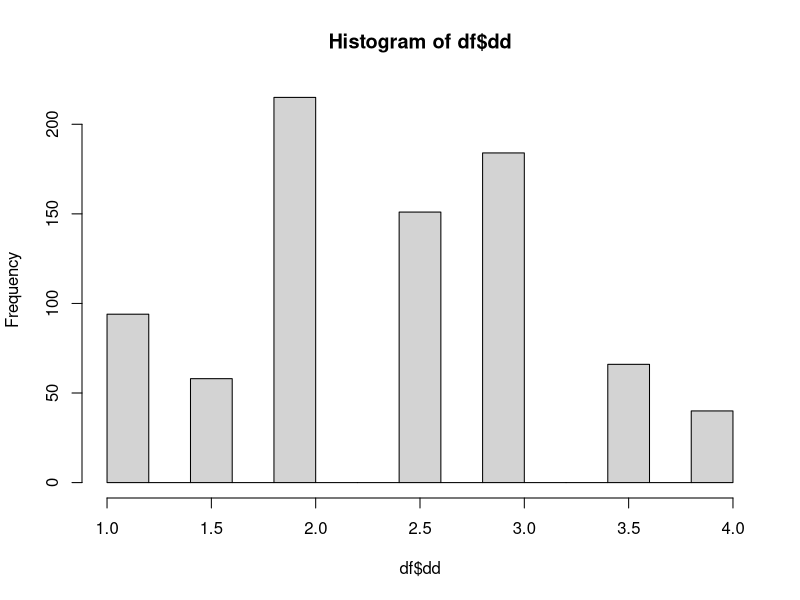

Reproduce this figure in R. (Note: this script raises an error after producing the figure.)
# Librerías

library(tidyverse)
library(psych)


# Cargar datos

wvs <- read.csv("ipo/input/Datos/wvs.csv", header = T, sep = ";")

df <- wvs %>% dplyr::select(c(D_INTERVIEW, N_REGION_ISO,
                              Q27, Q48, Q109, Q182, Q185, 
                              Q186, Q246, Q247, Q249, Q257, Q150, Q177, Q178, #LCA
                              Q45, Q46, Q106, Q131, Q176, Q199, Q222, Q240, # otras variables
                              Q235, Q236, Q238, Q250, # democracia
                              Q260, Q262, Q274, Q275, Q281, Q288, Q289, G_TOWNSIZE2,
                              H_SETTLEMENT)) %>% #demográficos
  mutate(across(c(Q48, Q27, Q109, Q182, Q185, 
                            Q186, Q246, Q247, Q249, Q257, Q150, Q177, Q178,
                            Q45, Q46, Q106, Q131, Q176, Q199, Q222,
                            Q235, Q236, Q238, Q250,
                            Q260, Q262, Q274, Q275, Q281, Q288, Q289),~ifelse(.<0, NA, .))) 

# Análisis descriptivo

df$Q235 <- factor(df$Q235, levels=(c(1,2,3,4)), labels=c("Muy Bueno", "Bueno", "Malo", "Muy Malo"))
df$Q236 <- factor(df$Q236, levels=(c(1,2,3,4)), labels=c("Muy Bueno", "Bueno", "Malo", "Muy Malo"))

lf <- df %>% group_by(Q235) %>% filter(Q235!=is.na(Q235)) %>% summarise(D_INTERVIEW= n()) %>%
  mutate("Líder Fuerte"= round((D_INTERVIEW/sum(D_INTERVIEW)*100),2)) %>% rename("Categoría" = Q235)
ex <- df %>% group_by(Q236) %>% filter(Q236!=is.na(Q235)) %>% summarise(D_INTERVIEW= n()) %>%
  mutate("Expertos"= round((D_INTERVIEW/sum(D_INTERVIEW)*100),2)) %>% rename("Categoría" = Q236)

tabla4 <- merge(lf, ex, by="Categoría") %>% 
  dplyr::select(c("Categoría", "Líder Fuerte", "Expertos")) %>% arrange(Categoría)

tabla4
# El Apoyo a un Líder fuerte es intermedio. 44% cree que es bueno o muy bueno
# El Apoyo a que expertos tomen decisiones es algo mayor: 49% cree que es bueno o muy bueno

df<- df %>% mutate(across(c(Q235, Q236), ~case_when(.=="Muy Bueno" ~ 4,
                                                       .=="Bueno" ~ 3,
                                                       .=="Malo" ~ 2,
                                                       .=="Muy Malo" ~ 1))) %>%
  mutate(dd= (Q235+Q236)/2)


psych::describe(df$dd, na.rm=T) # En promedio, los niveles de apoyo se encuentran en 2.39
# El 50% de los casos muestra niveles de apoyo superiores a 2.5

tab5<- df %>% mutate(dd_cat = case_when(dd<2 ~ "Bajo",
                                        dd>=2 & dd<=3 ~ "Medio",
                                        dd>3 ~ "Alto")) %>%
  group_by(dd_cat) %>% filter(dd_cat!=is.na(dd_cat)) %>% summarise(D_INTERVIEW = n()) %>% 
  mutate(apoyo= round((D_INTERVIEW/sum(D_INTERVIEW)*100),2),
         dd_cat= factor(dd_cat, levels=c("Alto", "Medio", "Bajo"))) %>%
  arrange(dd_cat) %>% dplyr::select("Democracia Delegativa"=dd_cat, Apoyo=apoyo)
tab5 #19% muestra una apoyo alto a la democracia delegativa (sobre 3) 
# 68% un apoyo medio (entre 2 y 3)

tabx <- df %>% filter(dd != is.na(dd)) %>%
  group_by(dd) %>% summarise(D_INTERVIEW= n()) %>% mutate(Frecuencia= round((D_INTERVIEW/sum(D_INTERVIEW)*100),2))
tabx



hist(df$dd)

# Democracia delegativa y género

tab6 <- df %>% group_by(Q260) %>% summarise(Lider= mean(Q235, na.rm=T),
                                            Expertos = mean(Q236, na.rm=T),
                                            Delegativa= mean(dd, na.rm=T)) %>% rename(cat = Q260)
tab6
# El apoyo entre las mujeres es apenas superior

# Democracia delegativa y edad
tab7 <- df %>% mutate(edad= case_when(Q262<30 ~ "Menores de 30",
                                      Q262>=30 & Q262<45 ~ "30 a 44",
                                      Q262>=45 & Q262<60 ~ "45 a 59",
                                      Q262>=60 ~ "Mayores de 60")) %>%
  group_by(edad) %>% summarise(Lider= mean(Q235, na.rm=T),
                               Expertos = mean(Q236, na.rm=T),
                               Delegativa= mean(dd, na.rm=T)) %>% rename(cat = edad)
tab7 # Tampoco hay tanta diferencia por edad. 

# Democracia delegativa y educación

tab8 <- df %>% filter(Q275!= is.na(Q275)) %>%
  mutate(educ= ifelse(Q275<5, "Baja Educación", "Alta Educación")) %>%
  group_by(educ) %>% summarise(Lider= mean(Q235, na.rm=T),
                               Expertos = mean(Q236, na.rm=T),
                               Delegativa= mean(dd, na.rm=T)) %>% rename(cat = educ)
tab8

#Las personas con baja educación muestran un mayor apoyo a los expertos

# Democracia delegativa y regiones

tab10 <- df %>% mutate(region= ifelse(N_REGION_ISO==152014, "Santiago", "Regiones")) %>%
  group_by(region) %>% summarise(Lider= mean(Q235, na.rm=T),
                                 Expertos = mean(Q236, na.rm=T),
                                 Delegativa= mean(dd, na.rm=T)) %>% rename(cat = region)
tab10

tabxx <- df %>% mutate(region= ifelse(H_SETTLEMENT==1, "Santiago", "Regiones")) %>%
  group_by(region) %>% summarise(Lider= mean(Q235, na.rm=T),
                                 Expertos = mean(Q236, na.rm=T),
                                 Delegativa= mean(dd, na.rm=T)) %>% rename(cat = region)
tabxx

tabxx <- df %>% 
  group_by(G_TOWNSIZE2) %>% summarise(Lider= mean(Q235, na.rm=T),
                                 Expertos = mean(Q236, na.rm=T),
                                 Delegativa= mean(dd, na.rm=T))
tabxx

table(df$G_TOWNSIZE2)

# En Regiones se tiende apoyar más una democracia delegativa

# Democracia delegativa y posición política

tab9 <- df %>% mutate(id_pol= case_when(Q240<3 & Q240>0~ "Izquierda",
                                        Q240==3 | Q240==4 ~"Centro Izquierda",
                                        Q240==5 ~ "Centro",
                                        Q240>=6 & Q240<=8  ~"Centro Derecha",
                                        Q240>8 ~"Derecha",
                                        Q240<0 ~ "Ninguna")) %>%
  group_by(id_pol) %>% summarise(Lider= mean(Q235, na.rm=T),
                                 Expertos = mean(Q236, na.rm=T),
                                 Delegativa= mean(dd, na.rm=T)) %>% rename(cat = id_pol)
tab9

# Democracia delegativa e ingresos subjetivos

tab11 <- df %>% filter(Q288 !=is.na(Q288)) %>% 
  mutate(ingresos= case_when(Q288<4 ~ "Ingresos Bajos",
                             Q288==4 | Q288==5 ~ "Ingresos Medios-Bajos",
                             Q288==6 | Q288==7 ~ "Ingresos Medios-Altos",
                             Q288>=8 ~ "Ingresos Altos")) %>%
  group_by(ingresos) %>% summarise(Lider= mean(Q235, na.rm=T),
                                   Expertos = mean(Q236, na.rm=T),
                                   Delegativa= mean(dd, na.rm=T)) %>% rename(cat = ingresos)
tab11  

# Democracia delegativa y religión

tab12 <- df %>%
  mutate(religion= case_when(Q289== 0 ~ "Sin religión",
                             Q289== 1 ~ "Católica",
                             Q289==2 | Q289==8 ~ "Evangélica",
                             Q289>2 ~ "Otra")) %>%
  group_by(religion) %>% summarise(Lider= mean(Q235, na.rm=T),
                                   Expertos = mean(Q236, na.rm=T),
                                   Delegativa= mean(dd, na.rm=T)) %>% rename(cat = religion)
tab12

# Democracia delegativa y democracia

tab13 <- df %>%
  mutate(democracia = ifelse(Q238<=2, "Apoyo", "No apoyo")) %>%
  group_by(democracia) %>% summarise(Lider= mean(Q235, na.rm=T),
                                     Expertos = mean(Q236, na.rm=T),
                                     Delegativa= mean(dd, na.rm=T)) %>% rename(cat = democracia)
tab13

tab_dd <- rbind(tab6, tab7, tab8, tab9, tab10, tab11, tab12, tab13)

# Democracia delegativa y clase social

tab14 <- df %>% mutate(trabajo = case_when(Q281== 0 ~NA,
                                           Q281==1 | Q281==2 ~ "Clase de Servicio",
                                           Q281>=3 & Q281<=5 ~ "Clase Media",
                                           Q281>5 ~ "Clase Trabajadora")) %>%
  filter(trabajo!= is.na(trabajo)) %>%
  group_by(trabajo) %>% summarise(Lider= mean(Q235, na.rm=T),
                                  Expertos = mean(Q236, na.rm=T),
                                  Delegativa= mean(dd, na.rm=T))

tab14


# Guardar

saveRDS(df, "ipo/input/Datos/df.rds")
saveRDS(tabla4, "ipo/output/tabla4.rds")
saveRDS(tabx, "ipo/output/tabx.rds")
